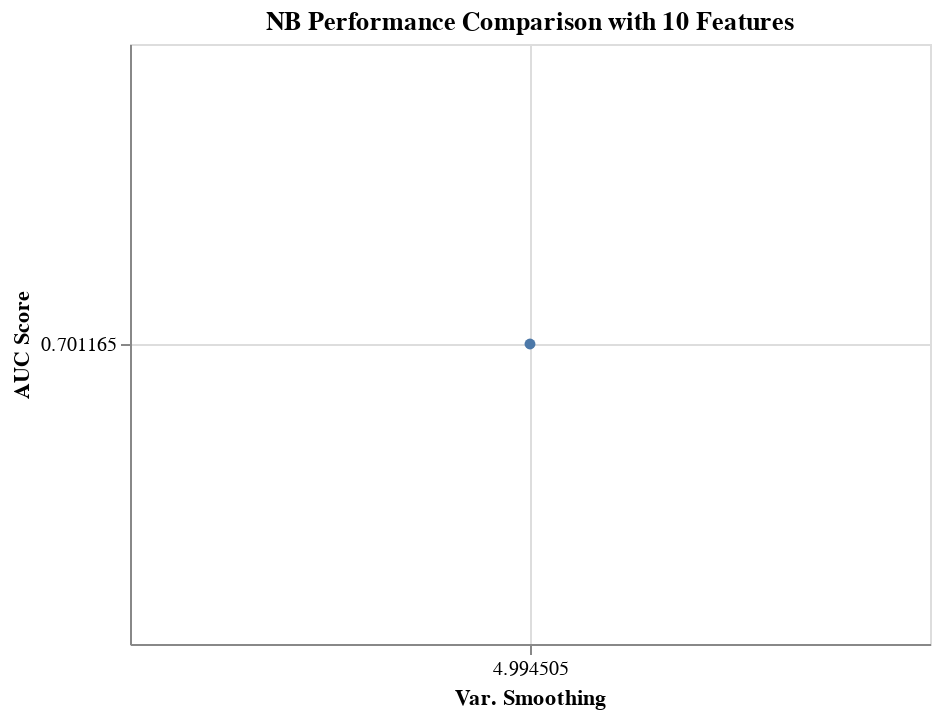

Write notebook code for a chart like this one.
### Markdown cell above
We can see above that the cross-validated AUC score difference for different hyper parameters for NB is small. Visualization is shown below.

### Code cell
results_NB_10_features = results_NB[results_NB['rfi_fs__n_features_'] == 10.0]

alt.Chart(results_NB_10_features, 
          title='NB Performance Comparison with 10 Features'
         ).mark_line(point=True).encode(
    alt.X('nb__var_smoothing', title='Var. Smoothing'),
    alt.Y('mean_score', title='AUC Score', scale=alt.Scale(zero=False))
)

### Figure 1 — Vega-Lite specification as saved in the notebook (floating-point values rounded to 4 significant figures)
{"config": {"view": {"continuousWidth": 400, "continuousHeight": 300}}, "data": {"name": "data-bd1ba15fb638450b1b5e5f3e65e1e065"}, "mark": {"type": "line", "point": true}, "encoding": {"x": {"type": "quantitative", "field": "nb__var_smoothing", "title": "Var. Smoothing"}, "y": {"type": "quantitative", "field": "mean_score", "scale": {"zero": false}, "title": "AUC Score"}}, "title": "NB Performance Comparison with 10 Features", "$schema": "https://vega.github.io/schema/vega-lite/v4.8.1.json", "datasets": {"data-bd1ba15fb638450b1b5e5f3e65e1e065": [{"mean_score": 0.7012, "std_score": 0.02926, "max_score": 0.7439, "min_score": 0.6542, "rfi_fs__n_features_": 10.0, "nb__var_smoothing": 4.995}]}}
